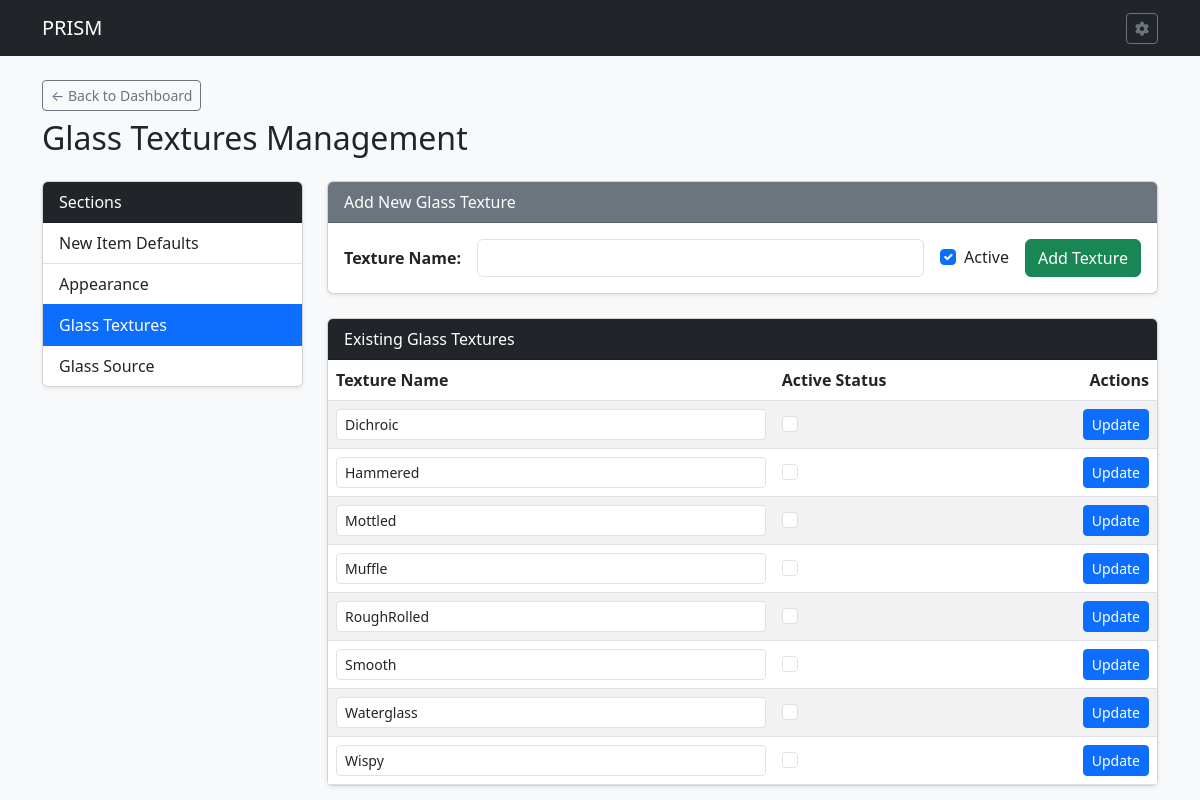
Before: /settings/textures with the older database file.
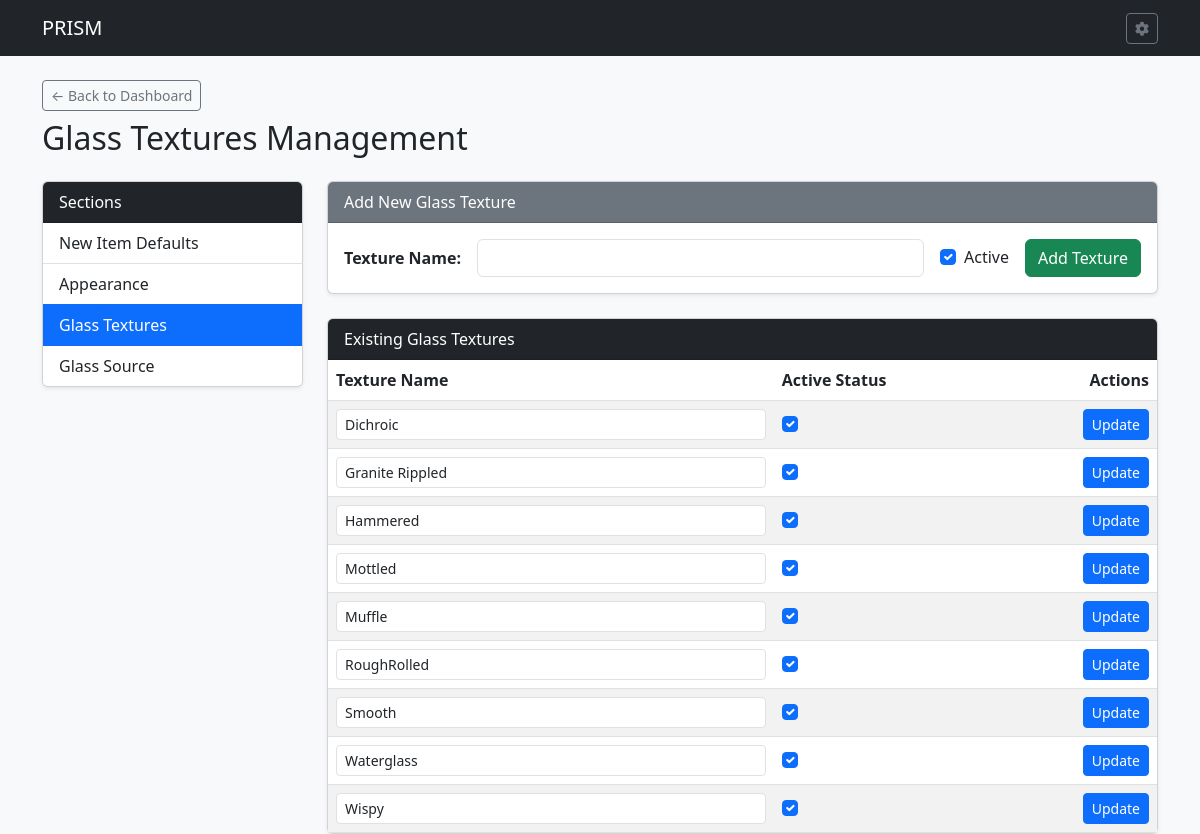
After: the same page with the newer database file.
### tables this page shows
CREATE TABLE GTL (

    GLSTEX TEXT PRIMARY KEY,			--Glass texture name
    ISACTIVE INTEGER				--Is Active Bool

);

### routes/settings_routes.py (the view, shortened to what this page needs)
@settings_bp.route('/settings/textures', methods=['GET', 'POST'])
def settings_textures():
    db = get_db()
    textures = db.execute("SELECT * FROM GTL ORDER BY GLSTEX ASC").fetchall()
    return render_template('settings/textures.html', textures=textures)

### templates/settings/textures.html (shortened to what this page needs)
{% extends 'base.html' %}
{% block content %}
<div class="d-flex justify-content-between align-items-center mb-3">
    <div>
        <a href="{{ url_for('index') }}" class="btn btn-outline-secondary btn-sm mb-2">&larr; Back to Dashboard</a>
        <h2>Glass Textures Management</h2>
    </div>
</div>
<div class="row">
    <div class="col-md-3">
        {% include 'settings/_sideboard.html' %}
    </div>
    <div class="col-md-9">
        <div class="card shadow-sm mb-4">
            <div class="card-header bg-secondary text-white">Add New Glass Texture</div>
            <div class="card-body">
                <form method="POST">
                    <div class="row g-3 align-items-center">
                        <div class="col-auto">
                            <label for="GLSTEX" class="col-form-label fw-bold">Texture Name:</label>
                        </div>
                        <div class="col">
                            <input type="text" id="GLSTEX" name="GLSTEX" class="form-control" required>
                        </div>
                        <div class="col-auto">
                            <div class="form-check">
                                <input class="form-check-input" type="checkbox" id="ISACTIVE" name="ISACTIVE" checked>
                                <label class="form-check-label" for="ISACTIVE">Active</label>
                            </div>
                        </div>
                        <div class="col-auto">
                            <button type="submit" class="btn btn-success">Add Texture</button>
                        </div>
                    </div>
                </form>
            </div>
        </div>
        <div class="card shadow-sm">
            <div class="card-header bg-dark text-white">Existing Glass Textures</div>
            <div class="card-body p-0">
                <table class="table table-striped mb-0 align-middle">
                    <thead>
                        <tr>
                            <th>Texture Name</th>
                            <th>Active Status</th>
                            <th class="text-end">Actions</th>
                        </tr>
                    </thead>
                    <tbody>
                        {% for tex in textures %}
                        <tr>
                            <form method="POST">
                                <td>
                                    <input type="text" name="GLSTEX" value="{{ tex.GLSTEX }}" class="form-control form-control-sm" required>
                                </td>
                                <td>
                                    <div class="form-check">
                                        <input class="form-check-input" type="checkbox" name="ISACTIVE" {% if tex.ISACTIVE == 1 %}checked{% endif %}>
                                    </div>
                                </td>
                                <td class="text-end">
                                    <button type="submit" class="btn btn-primary btn-sm">Update</button>
                                </td>
                            </form>
                        </tr>
                        {% endfor %}
                    </tbody>
                </table>
            </div>
        </div>
    </div>
</div>
{% endblock %}

Changed rows visible on the page:
changed GTL "Dichroic": ISACTIVE "☐" → "☑"
added GTL: GLSTEX "Granite Rippled", ISACTIVE "☑"
changed GTL "Hammered": ISACTIVE "☐" → "☑"
changed GTL "Mottled": ISACTIVE "☐" → "☑"
changed GTL "Muffle": ISACTIVE "☐" → "☑"
changed GTL "RoughRolled": ISACTIVE "☐" → "☑"
changed GTL "Smooth": ISACTIVE "☐" → "☑"
changed GTL "Waterglass": ISACTIVE "☐" → "☑"
changed GTL "Wispy": ISACTIVE "☐" → "☑"
